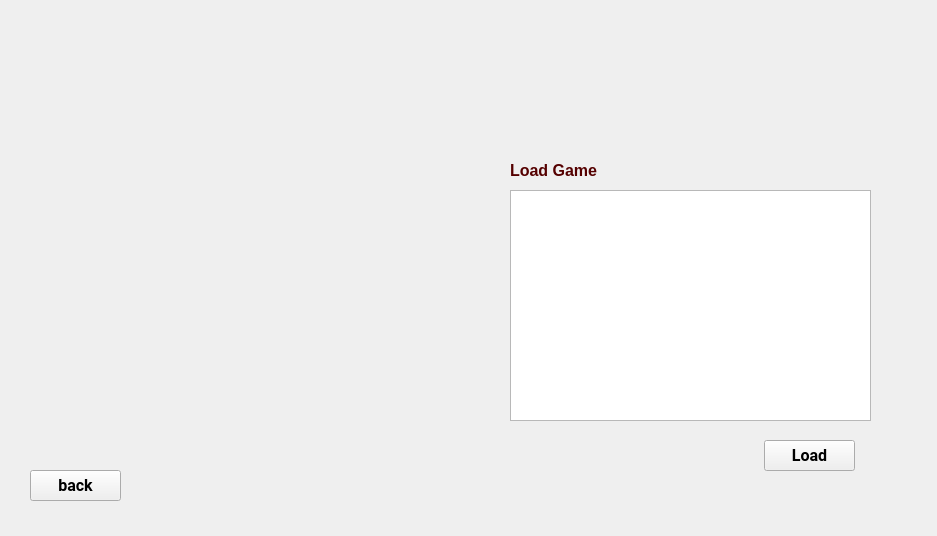
<?xml version="1.0" encoding="UTF-8"?>
<ui version="4.0">
 <class>load</class>
 <widget class="QWidget" name="load">
  <property name="geometry">
   <rect>
    <x>0</x>
    <y>0</y>
    <width>937</width>
    <height>536</height>
   </rect>
  </property>
  <property name="windowTitle">
   <string>Form</string>
  </property>
  <widget class="QListWidget" name="SavedList">
   <property name="geometry">
    <rect>
     <x>510</x>
     <y>190</y>
     <width>361</width>
     <height>231</height>
    </rect>
   </property>
  </widget>
  <widget class="QLabel" name="label">
   <property name="geometry">
    <rect>
     <x>510</x>
     <y>160</y>
     <width>101</width>
     <height>21</height>
    </rect>
   </property>
   <property name="text">
    <string>&lt;html&gt;&lt;head/&gt;&lt;body&gt;&lt;p&gt;&lt;span style=&quot; font-size:12pt; font-weight:600; color:#550000;&quot;&gt;Load Game&lt;/span&gt;&lt;/p&gt;&lt;/body&gt;&lt;/html&gt;</string>
   </property>
  </widget>
  <widget class="QPushButton" name="pushButton">
   <property name="geometry">
    <rect>
     <x>764</x>
     <y>440</y>
     <width>91</width>
     <height>31</height>
    </rect>
   </property>
   <property name="font">
    <font>
     <family>Roboto</family>
     <pointsize>12</pointsize>
     <weight>75</weight>
     <bold>true</bold>
    </font>
   </property>
   <property name="text">
    <string>Load</string>
   </property>
  </widget>
  <widget class="QPushButton" name="backbutton">
   <property name="geometry">
    <rect>
     <x>30</x>
     <y>470</y>
     <width>91</width>
     <height>31</height>
    </rect>
   </property>
   <property name="font">
    <font>
     <family>Roboto</family>
     <pointsize>12</pointsize>
     <weight>75</weight>
     <bold>true</bold>
    </font>
   </property>
   <property name="text">
    <string>back</string>
   </property>
  </widget>
 </widget>
 <resources/>
 <connections/>
</ui>
